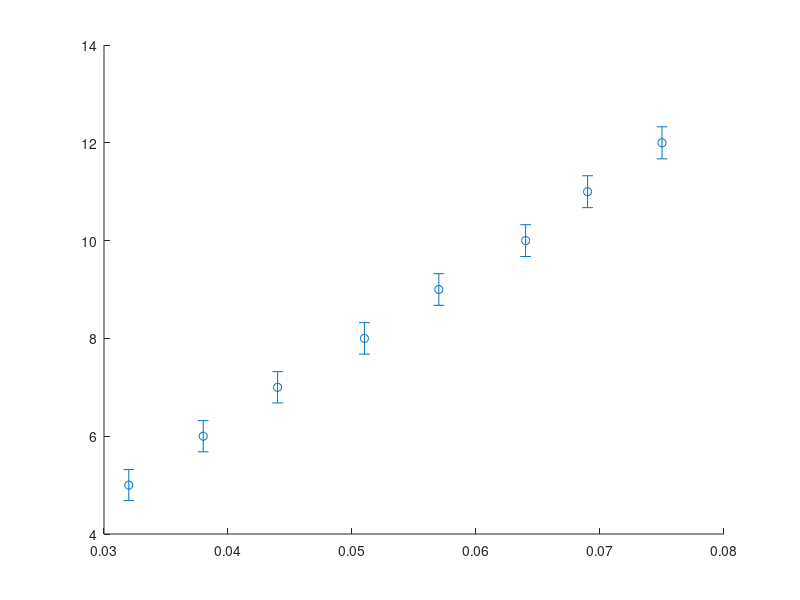

This figure's MATLAB source: (Note: this script raises an error after producing the figure.)
V=[5;6;7;8;9;10;11;12];
I = [0.032;0.038;0.044;0.051;0.057;0.064;0.069;0.075];
sigmaV = 0.01;  sigmaI = 0.002;

% Design matrix for V = a I^2 + m I (+ b optional)
X = [I.^2, I];                % no intercept; use [I.^2, I, ones(size(I))] if you want +b

% 1) Unweighted init
beta = X \ V;                 % [a; m]  (or [a;m;b] if you added ones)
for k = 1:5                   % a few Gauss-Newton style refinements
    a = beta(1); m = beta(2);
    dVdI = 2*a*I + m;
    sigmaEff = sqrt( (sigmaV^2) + (dVdI.*sigmaI).^2 );
    w = 1./(sigmaEff.^2);     % n×1 weights
    % weighted least squares
    beta = (X'*(w.*X)) \ (X'*(w.*V));
end

a = beta(1); m = beta(2);
Vhat = X*beta;
res  = V - Vhat;

chi2 = sum((res./sigmaEff).^2);
N = numel(V); p = size(X,2); dof = N - p;
redchi2 = chi2/dof;  pval = 1 - chi2cdf(chi2, dof);

% parameter uncertainties
Cov = inv(X'*(w.*X));  se = sqrt(diag(Cov));

fprintf('Model V = a I^2 + m I\n');
fprintf('a = %.6g ± %.2g V/A^2\n', a, se(1));
fprintf('m = %.6g ± %.2g ohms\n',    m, se(2));
fprintf('chi2=%.3f, dof=%d, red chi2=%.3f, p=%.3f\n', chi2, dof, redchi2, pval);

% Plot + residuals
figure; errorbar(I,V,sigmaEff,'o','LineStyle','none'); hold on;
plot(I,Vhat,'-','LineWidth',1.5); grid on;
xlabel('I (A)'); ylabel('V (V)'); title('Lightbulb: V = a I^2 + m I');
legend('data (±σ_{eff})','fit','Location','best');